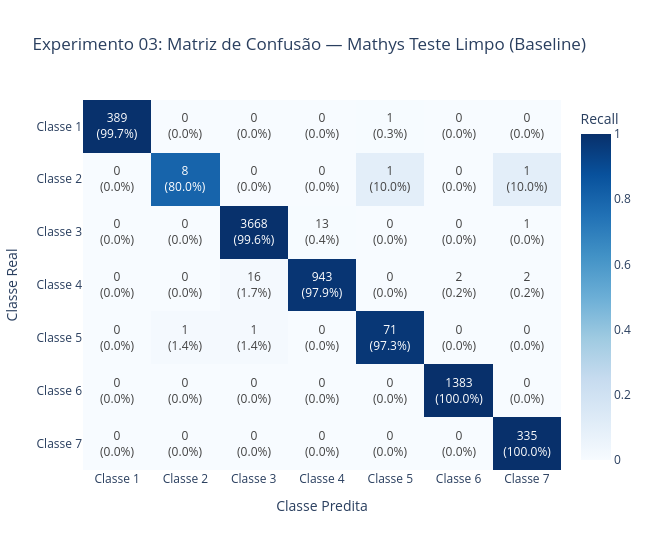

The cell this chart's notebook holds for it:
### Code cell
# 5. Avaliação Baseline Limpa (Conjunto de Teste Holdout 15%)
probs_teste_limpo = modelo.predict(X_teste_limpo_s, verbose=0)
y_pred_teste_limpo = np.argmax(probs_teste_limpo, axis=1)

relatorio_limpo = classification_report(
    y_ref[idx_teste], y_pred_teste_limpo,
    target_names=NOMES_CLASSES,
    output_dict=True
)
print("=== RELATÓRIO BASELINE: MATHYS TESTE 15% ===")
print(classification_report(y_ref[idx_teste], y_pred_teste_limpo, target_names=NOMES_CLASSES))

fig_cm_limpo = plotar_matriz_confusao(
    y_ref[idx_teste], y_pred_teste_limpo,
    "Experimento 03: Matriz de Confusão — Mathys Teste Limpo (Baseline)"
)
fig_cm_limpo.show()

### Figure 1 — Plotly figure (JSON) as saved in the notebook; plotly's stock layout.template omitted (floating-point values rounded to 4 significant figures)
{"data": [{"colorbar": {"title": {"text": "Recall"}}, "colorscale": [[0.0, "rgb(247,251,255)"], [0.125, "rgb(222,235,247)"], [0.25, "rgb(198,219,239)"], [0.375, "rgb(158,202,225)"], [0.5, "rgb(107,174,214)"], [0.625, "rgb(66,146,198)"], [0.75, "rgb(33,113,181)"], [0.875, "rgb(8,81,156)"], [1.0, "rgb(8,48,107)"]], "text": [["389<br>(99.7%)", "0<br>(0.0%)", "0<br>(0.0%)", "0<br>(0.0%)", "1<br>(0.3%)", "0<br>(0.0%)", "0<br>(0.0%)"], ["0<br>(0.0%)", "8<br>(80.0%)", "0<br>(0.0%)", "0<br>(0.0%)", "1<br>(10.0%)", "0<br>(0.0%)", "1<br>(10.0%)"], ["0<br>(0.0%)", "0<br>(0.0%)", "3668<br>(99.6%)", "13<br>(0.4%)", "0<br>(0.0%)", "0<br>(0.0%)", "1<br>(0.0%)"], ["0<br>(0.0%)", "0<br>(0.0%)", "16<br>(1.7%)", "943<br>(97.9%)", "0<br>(0.0%)", "2<br>(0.2%)", "2<br>(0.2%)"], ["0<br>(0.0%)", "1<br>(1.4%)", "1<br>(1.4%)", "0<br>(0.0%)", "71<br>(97.3%)", "0<br>(0.0%)", "0<br>(0.0%)"], ["0<br>(0.0%)", "0<br>(0.0%)", "0<br>(0.0%)", "0<br>(0.0%)", "0<br>(0.0%)", "1383<br>(100.0%)", "0<br>(0.0%)"], ["0<br>(0.0%)", "0<br>(0.0%)", "0<br>(0.0%)", "0<br>(0.0%)", "0<br>(0.0%)", "0<br>(0.0%)", "335<br>(100.0%)"]], "texttemplate": "%{text}", "type": "heatmap", "x": ["Classe 1", "Classe 2", "Classe 3", "Classe 4", "Classe 5", "Classe 6", "Classe 7"], "y": ["Classe 1", "Classe 2", "Classe 3", "Classe 4", "Classe 5", "Classe 6", "Classe 7"], "z": [[0.9974, 0.0, 0.0, 0.0, 0.002564, 0.0, 0.0], [0.0, 0.8, 0.0, 0.0, 0.1, 0.0, 0.1], [0.0, 0.0, 0.9962, 0.003531, 0.0, 0.0, 0.0002716], [0.0, 0.0, 0.01661, 0.9792, 0.0, 0.002077, 0.002077], [0.0, 0.0137, 0.0137, 0.0, 0.9726, 0.0, 0.0], [0.0, 0.0, 0.0, 0.0, 0.0, 1.0, 0.0], [0.0, 0.0, 0.0, 0.0, 0.0, 0.0, 1.0]], "zmax": 1, "zmin": 0}], "layout": {"height": 550, "title": {"text": "Experimento 03: Matriz de Confusão — Mathys Teste Limpo (Baseline)"}, "width": 650, "xaxis": {"title": {"text": "Classe Predita"}}, "yaxis": {"autorange": "reversed", "title": {"text": "Classe Real"}}}}
